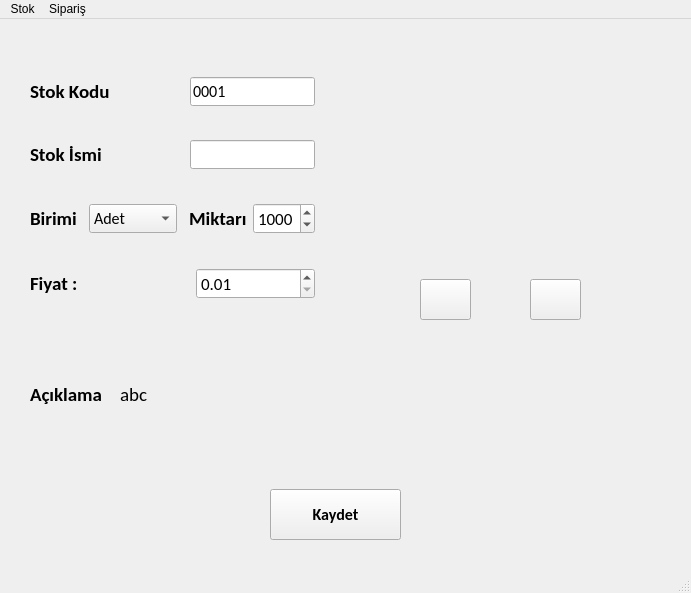
<?xml version="1.0" encoding="UTF-8"?>
<ui version="4.0">
 <class>MainWindow</class>
 <widget class="QMainWindow" name="MainWindow">
  <property name="geometry">
   <rect>
    <x>0</x>
    <y>0</y>
    <width>691</width>
    <height>593</height>
   </rect>
  </property>
  <property name="windowTitle">
   <string>Stok Takip</string>
  </property>
  <widget class="QWidget" name="centralwidget">
   <widget class="QPushButton" name="sonrakiButon">
    <property name="geometry">
     <rect>
      <x>530</x>
      <y>260</y>
      <width>51</width>
      <height>41</height>
     </rect>
    </property>
    <property name="font">
     <font>
      <pointsize>8</pointsize>
     </font>
    </property>
    <property name="text">
     <string/>
    </property>
    <property name="icon">
     <iconset>
      <normaloff>../../kütüphane/ui/sağ.png</normaloff>../../kütüphane/ui/sağ.png</iconset>
    </property>
    <property name="iconSize">
     <size>
      <width>32</width>
      <height>32</height>
     </size>
    </property>
   </widget>
   <widget class="QPushButton" name="oncekiButon">
    <property name="geometry">
     <rect>
      <x>420</x>
      <y>260</y>
      <width>51</width>
      <height>41</height>
     </rect>
    </property>
    <property name="text">
     <string/>
    </property>
    <property name="icon">
     <iconset>
      <normaloff>../../kütüphane/ui/sol.png</normaloff>../../kütüphane/ui/sol.png</iconset>
    </property>
    <property name="iconSize">
     <size>
      <width>32</width>
      <height>32</height>
     </size>
    </property>
   </widget>
   <widget class="QLabel" name="aciklamaLabel">
    <property name="geometry">
     <rect>
      <x>120</x>
      <y>340</y>
      <width>451</width>
      <height>71</height>
     </rect>
    </property>
    <property name="font">
     <font>
      <family>Calibri</family>
      <pointsize>14</pointsize>
     </font>
    </property>
    <property name="frameShape">
     <enum>QFrame::NoFrame</enum>
    </property>
    <property name="text">
     <string>abc</string>
    </property>
    <property name="scaledContents">
     <bool>false</bool>
    </property>
    <property name="wordWrap">
     <bool>true</bool>
    </property>
   </widget>
   <widget class="QLabel" name="label_5">
    <property name="geometry">
     <rect>
      <x>30</x>
      <y>340</y>
      <width>81</width>
      <height>71</height>
     </rect>
    </property>
    <property name="font">
     <font>
      <family>Calibri</family>
      <pointsize>14</pointsize>
      <weight>75</weight>
      <bold>true</bold>
     </font>
    </property>
    <property name="text">
     <string>Açıklama</string>
    </property>
   </widget>
   <widget class="QLabel" name="fotograf">
    <property name="geometry">
     <rect>
      <x>350</x>
      <y>40</y>
      <width>300</width>
      <height>200</height>
     </rect>
    </property>
    <property name="text">
     <string/>
    </property>
    <property name="scaledContents">
     <bool>true</bool>
    </property>
   </widget>
   <widget class="QPushButton" name="kaydetButon">
    <property name="geometry">
     <rect>
      <x>270</x>
      <y>470</y>
      <width>131</width>
      <height>51</height>
     </rect>
    </property>
    <property name="font">
     <font>
      <family>Calibri</family>
      <pointsize>12</pointsize>
      <weight>75</weight>
      <bold>true</bold>
     </font>
    </property>
    <property name="text">
     <string>Kaydet</string>
    </property>
   </widget>
   <widget class="QWidget" name="verticalLayoutWidget">
    <property name="geometry">
     <rect>
      <x>30</x>
      <y>30</y>
      <width>285</width>
      <height>281</height>
     </rect>
    </property>
    <layout class="QVBoxLayout" name="verticalLayout">
     <item>
      <layout class="QHBoxLayout" name="horizontalLayout">
       <item>
        <widget class="QLabel" name="label">
         <property name="font">
          <font>
           <family>Calibri</family>
           <pointsize>14</pointsize>
           <weight>75</weight>
           <bold>true</bold>
          </font>
         </property>
         <property name="text">
          <string>Stok Kodu</string>
         </property>
        </widget>
       </item>
       <item>
        <spacer name="horizontalSpacer">
         <property name="orientation">
          <enum>Qt::Horizontal</enum>
         </property>
         <property name="sizeHint" stdset="0">
          <size>
           <width>40</width>
           <height>20</height>
          </size>
         </property>
        </spacer>
       </item>
       <item>
        <widget class="QLineEdit" name="stokKod">
         <property name="enabled">
          <bool>true</bool>
         </property>
         <property name="font">
          <font>
           <family>Calibri</family>
           <pointsize>12</pointsize>
          </font>
         </property>
         <property name="text">
          <string>0001</string>
         </property>
         <property name="readOnly">
          <bool>true</bool>
         </property>
        </widget>
       </item>
      </layout>
     </item>
     <item>
      <layout class="QHBoxLayout" name="horizontalLayout_2">
       <item>
        <widget class="QLabel" name="label_2">
         <property name="font">
          <font>
           <family>Calibri</family>
           <pointsize>14</pointsize>
           <weight>75</weight>
           <bold>true</bold>
          </font>
         </property>
         <property name="text">
          <string>Stok İsmi</string>
         </property>
        </widget>
       </item>
       <item>
        <spacer name="horizontalSpacer_2">
         <property name="orientation">
          <enum>Qt::Horizontal</enum>
         </property>
         <property name="sizeHint" stdset="0">
          <size>
           <width>40</width>
           <height>20</height>
          </size>
         </property>
        </spacer>
       </item>
       <item>
        <widget class="QLineEdit" name="StokIsim">
         <property name="font">
          <font>
           <family>Calibri</family>
           <pointsize>12</pointsize>
          </font>
         </property>
        </widget>
       </item>
      </layout>
     </item>
     <item>
      <layout class="QHBoxLayout" name="horizontalLayout_3">
       <item>
        <widget class="QLabel" name="label_3">
         <property name="font">
          <font>
           <family>Calibri</family>
           <pointsize>14</pointsize>
           <weight>75</weight>
           <bold>true</bold>
          </font>
         </property>
         <property name="text">
          <string>Birimi</string>
         </property>
        </widget>
       </item>
       <item>
        <spacer name="horizontalSpacer_3">
         <property name="orientation">
          <enum>Qt::Horizontal</enum>
         </property>
         <property name="sizeHint" stdset="0">
          <size>
           <width>40</width>
           <height>20</height>
          </size>
         </property>
        </spacer>
       </item>
       <item>
        <widget class="QComboBox" name="birimBox">
         <property name="font">
          <font>
           <family>Calibri</family>
           <pointsize>12</pointsize>
          </font>
         </property>
         <item>
          <property name="text">
           <string>Adet</string>
          </property>
         </item>
         <item>
          <property name="text">
           <string>Gram</string>
          </property>
         </item>
         <item>
          <property name="text">
           <string>Kilogram</string>
          </property>
         </item>
         <item>
          <property name="text">
           <string>Ton</string>
          </property>
         </item>
        </widget>
       </item>
       <item>
        <spacer name="horizontalSpacer_5">
         <property name="orientation">
          <enum>Qt::Horizontal</enum>
         </property>
         <property name="sizeHint" stdset="0">
          <size>
           <width>40</width>
           <height>20</height>
          </size>
         </property>
        </spacer>
       </item>
       <item>
        <widget class="QLabel" name="label_4">
         <property name="font">
          <font>
           <family>Calibri</family>
           <pointsize>14</pointsize>
           <weight>75</weight>
           <bold>true</bold>
          </font>
         </property>
         <property name="text">
          <string>Miktarı</string>
         </property>
        </widget>
       </item>
       <item>
        <widget class="QSpinBox" name="miktarBox">
         <property name="font">
          <font>
           <family>Calibri</family>
           <pointsize>13</pointsize>
          </font>
         </property>
         <property name="maximum">
          <number>9999</number>
         </property>
         <property name="value">
          <number>1000</number>
         </property>
        </widget>
       </item>
      </layout>
     </item>
     <item>
      <layout class="QHBoxLayout" name="horizontalLayout_4">
       <item>
        <widget class="QLabel" name="label_7">
         <property name="font">
          <font>
           <family>Calibri</family>
           <pointsize>14</pointsize>
           <weight>75</weight>
           <bold>true</bold>
          </font>
         </property>
         <property name="text">
          <string>Fiyat :</string>
         </property>
        </widget>
       </item>
       <item>
        <spacer name="horizontalSpacer_4">
         <property name="orientation">
          <enum>Qt::Horizontal</enum>
         </property>
         <property name="sizeType">
          <enum>QSizePolicy::Fixed</enum>
         </property>
         <property name="sizeHint" stdset="0">
          <size>
           <width>40</width>
           <height>20</height>
          </size>
         </property>
        </spacer>
       </item>
       <item>
        <widget class="QDoubleSpinBox" name="fiyatBox">
         <property name="font">
          <font>
           <family>Calibri</family>
           <pointsize>13</pointsize>
          </font>
         </property>
         <property name="minimum">
          <double>0.010000000000000</double>
         </property>
         <property name="maximum">
          <double>1000000.000000000000000</double>
         </property>
        </widget>
       </item>
      </layout>
     </item>
    </layout>
   </widget>
  </widget>
  <widget class="QMenuBar" name="menubar">
   <property name="geometry">
    <rect>
     <x>0</x>
     <y>0</y>
     <width>691</width>
     <height>21</height>
    </rect>
   </property>
   <widget class="QMenu" name="menuHareketler">
    <property name="title">
     <string>Stok</string>
    </property>
    <addaction name="stokekleme"/>
    <addaction name="stoksil"/>
    <addaction name="stokhareketleri"/>
   </widget>
   <widget class="QMenu" name="menuSipari">
    <property name="title">
     <string>Sipariş</string>
    </property>
    <addaction name="siparisEkle"/>
    <addaction name="siparisIptal"/>
   </widget>
   <addaction name="menuHareketler"/>
   <addaction name="menuSipari"/>
  </widget>
  <widget class="QStatusBar" name="statusbar"/>
  <action name="stokhareketleri">
   <property name="text">
    <string>Stok Hareketleri</string>
   </property>
  </action>
  <action name="stokbilgileri">
   <property name="text">
    <string>Stok Bilgileri</string>
   </property>
  </action>
  <action name="stokekleme">
   <property name="text">
    <string>Stok Ekleme</string>
   </property>
  </action>
  <action name="stoksil">
   <property name="text">
    <string>Stok Sil</string>
   </property>
  </action>
  <action name="siparisEkle">
   <property name="text">
    <string>Sipariş Ekle</string>
   </property>
  </action>
  <action name="siparisIptal">
   <property name="text">
    <string>Sipariş İptal</string>
   </property>
  </action>
 </widget>
 <resources/>
 <connections/>
</ui>
